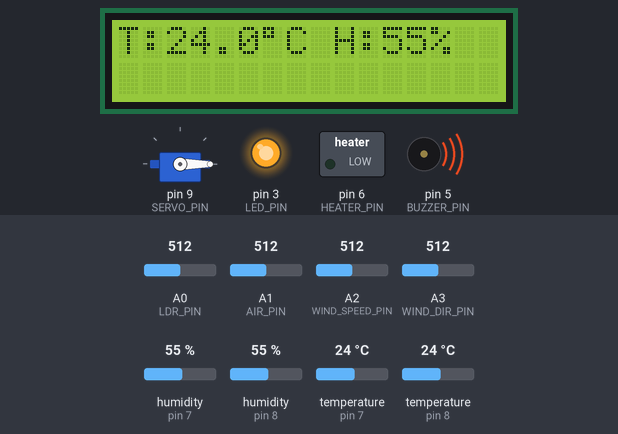
Simulated run of this sketch. Board: Arduino Uno, built with avr-gcc and run on an emulated ATmega328P. Parts: 16×2 character LCD, servo, switched loads named in the sketch (green lamp = pin HIGH), output pins drawn as LEDs (lit = HIGH), buzzer (waves = sounding). Inputs (shaded band) come from the test bench; at power-on: temperature (sensors on pin 8, pin 7) 24 °C, humidity (sensors on pin 7, pin 8) 55 %, A0 (LDR_PIN) = 512, A1 (AIR_PIN) = 512, A2 (WIND_SPEED_PIN) = 512, A3 (WIND_DIR_PIN) = 512. What the sketch prints to the serial monitor is not drawn.

Above: at 3.2 s.
3.3 s: temperature (sensor on pin 8) set to 39.2 °C
12.2 s: temperature (sensor on pin 8) set to 40.8 °C
At 18.4 s:
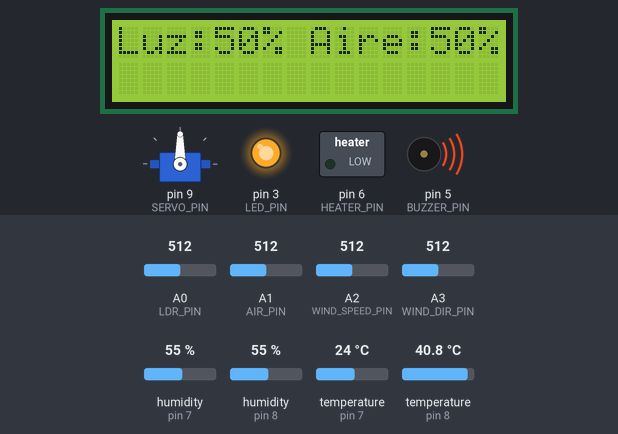
20.8 s: temperature (sensor on pin 8) set to 12 °C
At 27.7 s:
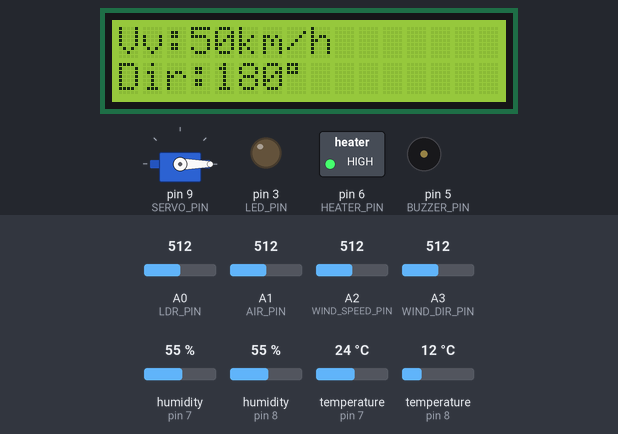
29.5 s: humidity (sensor on pin 7) set to 22 %
At 31.4 s:
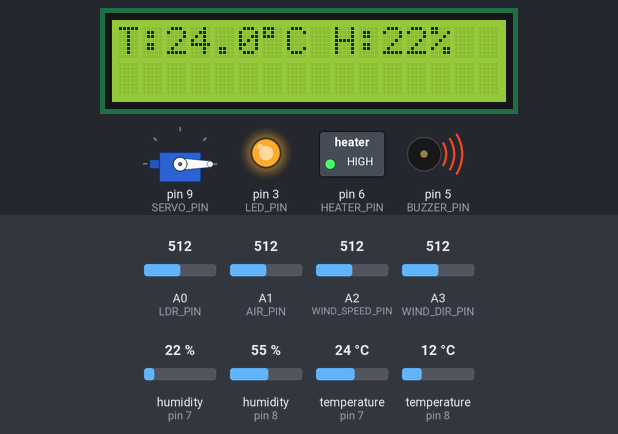
39.2 s: A0 (LDR_PIN) set to 716
At 46.9 s:
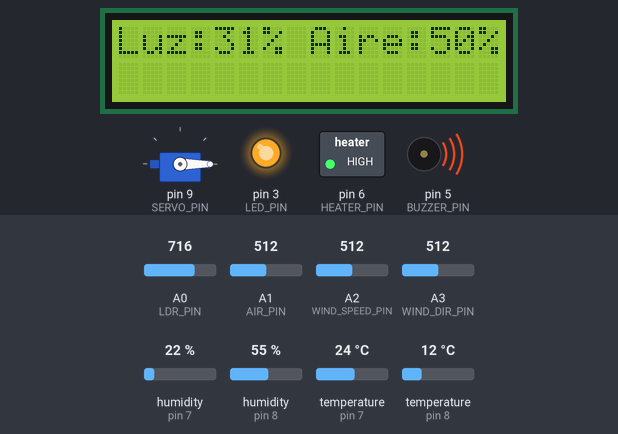
49.3 s: A1 (AIR_PIN) set to 716
At 54.3 s:
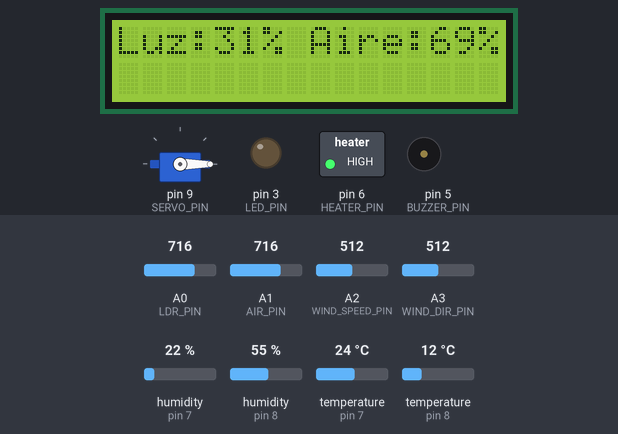
Timing chart, 0 to 55.8 s (numbered marks = the images above; inputs shaded):
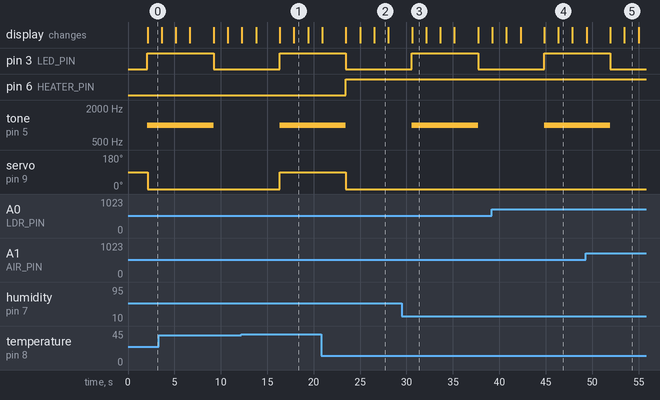

The sketch:

LAB_2.ino
```cpp
#include <DHT.h>
#include <LiquidCrystal_I2C.h>
#include <Servo.h>

// --- Definición de pines ---
#define DHTPIN 7              // Sensor ambiente
#define DHTBATPIN 8           // Sensor batería
#define DHTTYPE DHT22
#define LDR_PIN A0            // Sensor de luz (LDR)
#define AIR_PIN A1            // Sensor calidad de aire
#define WIND_SPEED_PIN A2     // Sensor velocidad del viento
#define WIND_DIR_PIN A3       // Sensor dirección del viento

#define LED_PIN 3             // LED señalización nocturna
#define BUZZER_PIN 5          // Buzzer señal sonora nocturna
#define HEATER_PIN 6          // Simulación calefactor con LED
#define SERVO_PIN 9           // Servo motor para compuerta de aire

// --- Inicialización de dispositivos ---
DHT dht(DHTPIN, DHTTYPE);
DHT dhtBat(DHTBATPIN, DHTTYPE);
LiquidCrystal_I2C lcd(0x27, 16, 2);
Servo servoCompuerta;

unsigned long lastBeepTime = 0;
bool buzzerState = false;

// --- Setpoints y zona muerta para control ---
const float TEMP_SETPOINT = 25.0;
const float HUM_SETPOINT = 80.0;
const float TEMP_DEADZONE = 3.0;
const float TEMP_OVERHEAT = 40.0;  // Umbral para compuerta aire

void setup() {
  Serial.begin(9600);
  dht.begin();
  dhtBat.begin();
  lcd.init();
  lcd.backlight();

  pinMode(LED_PIN, OUTPUT);
  pinMode(HEATER_PIN, OUTPUT);
  pinMode(BUZZER_PIN, OUTPUT);
  servoCompuerta.attach(SERVO_PIN);

  lcd.setCursor(0, 0);
  lcd.print("Iniciando...");
  delay(2000);
  lcd.clear();
}

void loop() {
  // --- Lectura de sensores ---
  float temp = dht.readTemperature();
  float hum = dht.readHumidity();
  float tempBat = dhtBat.readTemperature();

  if (isnan(temp) || isnan(hum)) {
    lcd.setCursor(0, 0);
    lcd.print("Err sensor clima");
    return;
  }
  if (isnan(tempBat)) {
    lcd.setCursor(0, 0);
    lcd.print("Err sensor bat");
    return;
  }

  int luz = analogRead(LDR_PIN);
  int luzPct = map(luz, 0, 1023, 100, 0);
  int airePct = map(analogRead(AIR_PIN), 0, 1023, 0, 100);
  int vientoVel = map(analogRead(WIND_SPEED_PIN), 0, 1023, 0, 100);
  int vientoDir = map(analogRead(WIND_DIR_PIN), 0, 1023, 0, 360);

  // --- Control iluminación y sonido nocturno ---
  unsigned long now = millis();
  if (luzPct < 70) {
    if (now - lastBeepTime >= (buzzerState ? 100 : 400)) {
      buzzerState = !buzzerState;
      lastBeepTime = now;
      if (buzzerState) {
        tone(BUZZER_PIN, 1000);
        analogWrite(LED_PIN, 255);
      } else {
        noTone(BUZZER_PIN);
        analogWrite(LED_PIN, 0);
      }
    }
  } else {
    noTone(BUZZER_PIN);
    analogWrite(LED_PIN, 0);
  }

  // --- Control calefactor con zona muerta ---
  float upperLimit = TEMP_SETPOINT + TEMP_DEADZONE;
  float lowerLimit = TEMP_SETPOINT - TEMP_DEADZONE;

  if (tempBat < lowerLimit) {
    digitalWrite(HEATER_PIN, HIGH);
  } else if (tempBat > upperLimit) {
    digitalWrite(HEATER_PIN, LOW);
  }

  // --- Control de servo motor de compuerta ---
  if (tempBat > TEMP_OVERHEAT) {
    servoCompuerta.write(90);  // Abrir compuerta
  } else {
    servoCompuerta.write(0);   // Cerrar compuerta
  }

  // --- Mostrar en LCD ---
  mostrarLCD(temp, hum, luzPct, airePct, vientoVel, vientoDir, tempBat);

  // --- Debug serie ---
  Serial.print("Temp: "); Serial.print(temp);
  Serial.print(" Hum: "); Serial.print(hum);
  Serial.print(" Luz: "); Serial.print(luzPct);
  Serial.print(" Aire: "); Serial.print(airePct);
  Serial.print(" Vv: "); Serial.print(vientoVel);
  Serial.print(" Dir: "); Serial.print(vientoDir);
  Serial.print(" Tbat: "); Serial.print(tempBat);
  Serial.print(" Heater: "); Serial.print(digitalRead(HEATER_PIN) ? "ON" : "OFF");
  Serial.print(" Comp: "); Serial.println(tempBat > TEMP_OVERHEAT ? "Abierta" : "Cerrada");

  delay(1000);
}

void mostrarLCD(float temp, float hum, int luz, int aire, int vv, int dir, float tempBat) {
  lcd.clear();
  lcd.setCursor(0, 0);
  lcd.print("T:"); lcd.print(temp, 1); lcd.print((char)223); lcd.print("C H:"); lcd.print(hum, 0); lcd.print("%");
  delay(1500);

  lcd.clear();
  lcd.setCursor(0, 0);
  lcd.print("Luz:"); lcd.print(luz); lcd.print("% Aire:"); lcd.print(aire); lcd.print("%");
  delay(1500);

  lcd.clear();
  lcd.setCursor(0, 0);
  lcd.print("Vv:"); lcd.print(vv); lcd.print("km/h");
  lcd.setCursor(0, 1);
  lcd.print("Dir:"); lcd.print(dir); lcd.print((char)223);
  delay(1500);

  lcd.clear();
  lcd.setCursor(0, 0);
  lcd.print("Tbat:"); lcd.print(tempBat, 1); lcd.print((char)223); lcd.print("C");
  lcd.setCursor(0, 1);
  lcd.print("Heater:"); lcd.print(tempBat < TEMP_SETPOINT ? "ON " : "OFF");
  delay(1500);
}
```

Measured:
- the behaviour switches between 40 and 40.1 °C on temperature (sensor on pin 8) (found by bisection; images 0 and 1)
- after the input at 12.2 s, servo on pin 9 (SERVO_PIN): 0° → 90° after 4.2 s
- after the input at 20.8 s, pin 6 (HEATER_PIN): LOW → HIGH after 2.7 s; servo on pin 9 (SERVO_PIN): 90° → 0° after 2.7 s
- what the display in image 1 shows lasts 1.5 s, from 17.9 s to 19.4 s
